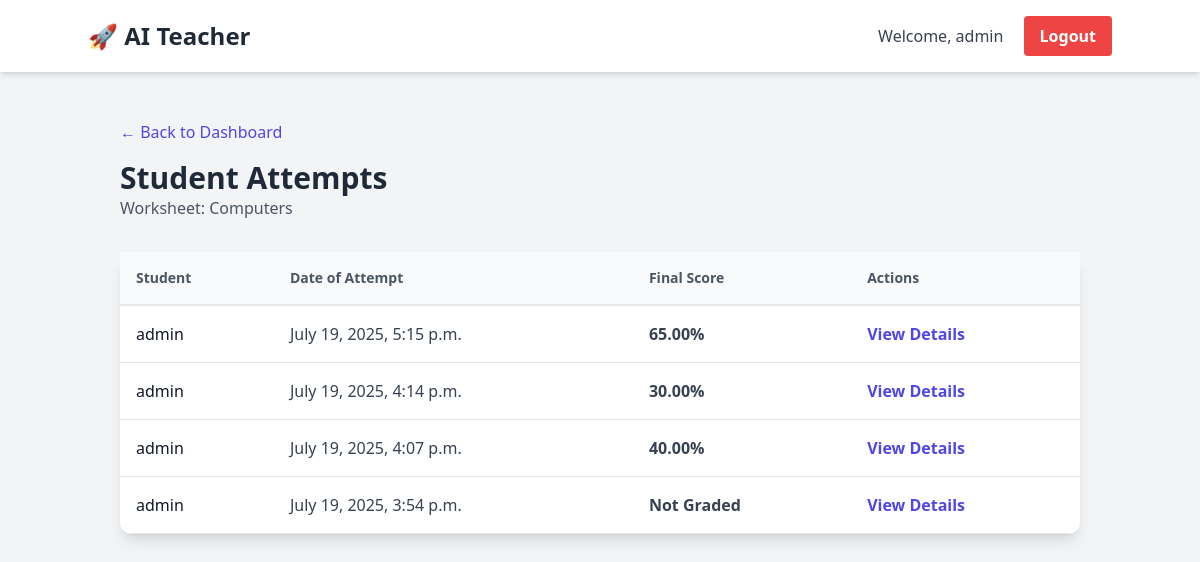
Page /worksheets/1/attempts/ (signed in) on the committed database.
### worksheets/models.py (models this page shows, shortened)
class Worksheet(models.Model):
    title = models.CharField(max_length=255)
    subject = models.CharField(max_length=100)
    grade_level = models.CharField(max_length=50, help_text="e.g., '6th Grade'")
    created_at = models.DateTimeField(auto_now_add=True)
    created_by = models.ForeignKey(User, on_delete=models.SET_NULL, null=True, blank=True)

### exams/models.py (models this page shows, shortened)
class ExamAttempt(models.Model):
    student = models.ForeignKey(User, on_delete=models.CASCADE)
    worksheet = models.ForeignKey(Worksheet, on_delete=models.CASCADE)
    start_time = models.DateTimeField(auto_now_add=True)
    completed = models.BooleanField(default=False)
    score = models.FloatField(null=True, blank=True) # e.g., 85.0

### worksheets/views.py (the view)
# urls.py: path('<int:worksheet_pk>/attempts/', views.worksheet_attempts, name='worksheet_attempts'),
@login_required
def worksheet_attempts(request, worksheet_pk):
    worksheet = get_object_or_404(Worksheet, pk=worksheet_pk)
    attempts = worksheet.examattempt_set.all().prefetch_related('student').order_by('-start_time')
    context = {
        'worksheet': worksheet,
        'attempts': attempts,
    }
    return render(request, 'worksheets/worksheet_attempts.html', context)

### templates/worksheets/worksheet_attempts.html (shortened to what this page needs)
{% extends 'base.html' %}
{% block content %}
<div class="container mx-auto px-4">
    <div class="mb-8">
        <a href="{% url 'teacher_dashboard' %}" class="text-indigo-600 hover:text-indigo-900 mb-4 inline-block">&larr; Back to Dashboard</a>
        <h1 class="text-3xl font-bold text-gray-800">Student Attempts</h1>
        <p class="text-gray-600">Worksheet: {{ worksheet.title }}</p>
    </div>
    <div class="bg-white rounded-xl shadow-lg">
        <div class="overflow-x-auto">
            <table class="w-full text-left">
                <thead class="bg-gray-50 border-b-2 border-gray-200">
                    <tr>
                        <th class="p-4 text-sm font-semibold text-gray-600">Student</th>
                        <th class="p-4 text-sm font-semibold text-gray-600">Date of Attempt</th>
                        <th class="p-4 text-sm font-semibold text-gray-600">Final Score</th>
                        <th class="p-4 text-sm font-semibold text-gray-600">Actions</th>
                    </tr>
                </thead>
                <tbody>
                    {% for attempt in attempts %}
                    <tr class="border-b border-gray-200 hover:bg-gray-50">
                        <td class="p-4 font-medium text-gray-900">{{ attempt.student.username }}</td>
                        <td class="p-4 text-gray-700">{{ attempt.start_time|date:"F j, Y, P" }}</td>
                        <td class="p-4 text-gray-700 font-bold">
                            {% if attempt.score is not None %}
                                {{ attempt.score|floatformat:2 }}%
                            {% else %}
                                Not Graded
                            {% endif %}
                        </td>
                        <td class="p-4">
                            <a href="{% url 'exam_results' attempt_pk=attempt.pk %}" class="text-indigo-600 hover:text-indigo-900 font-semibold">View Details</a>
                        </td>
                    </tr>
                    {% empty %}
                    <tr>
                        <td colspan="4" class="p-4 text-center text-gray-500">No students have attempted this worksheet yet.</td>
                    </tr>
                    {% endfor %}
                </tbody>
            </table>
        </div>
    </div>
</div>
{% endblock %}

### templates/base.html (shortened to what this page needs)
{% load static %}
<!DOCTYPE html>
<html lang="en">
<head>
    <script src="https://cdn.tailwindcss.com"></script>
</head>
<body class="bg-gray-100 font-sans leading-normal tracking-normal">
    <nav class="bg-white shadow-md p-4">
        <div class="container mx-auto flex justify-between items-center">
            <a href="/" class="text-2xl font-bold text-gray-800">🚀 AI Teacher</a>
            <div>
                {% if user.is_authenticated %}
                    <span class="text-gray-700 mr-4">Welcome, {{ user.username }}</span>
                    <form action="{% url 'logout' %}" method="post" class="inline">
                        <button type="submit" class="bg-red-500 hover:bg-red-700 text-white font-bold py-2 px-4 rounded">
                            Logout
                        </button>
                    </form>
                {% else %}
                    <a href="{% url 'login' %}" class="bg-blue-500 hover:bg-blue-700 text-white font-bold py-2 px-4 rounded">Login</a>
                {% endif %}
            </div>
        </div>
    </nav>
    <main class="container mx-auto mt-8 p-4">
        {% block content %}
        {% endblock %}
    </main>
</body>
</html>

### rows in the picture
Worksheet: title "Computers"
ExamAttempt: student.username "admin", start_time "July 19, 2025, 5:15 p.m.", score "65.00"
ExamAttempt: student.username "admin", start_time "July 19, 2025, 4:14 p.m.", score "30.00"
ExamAttempt: student.username "admin", start_time "July 19, 2025, 4:07 p.m.", score "40.00"
ExamAttempt: student.username "admin", start_time "July 19, 2025, 3:54 p.m.", shows "Not Graded"

### other values in the picture
{{ user.username }} "admin"
